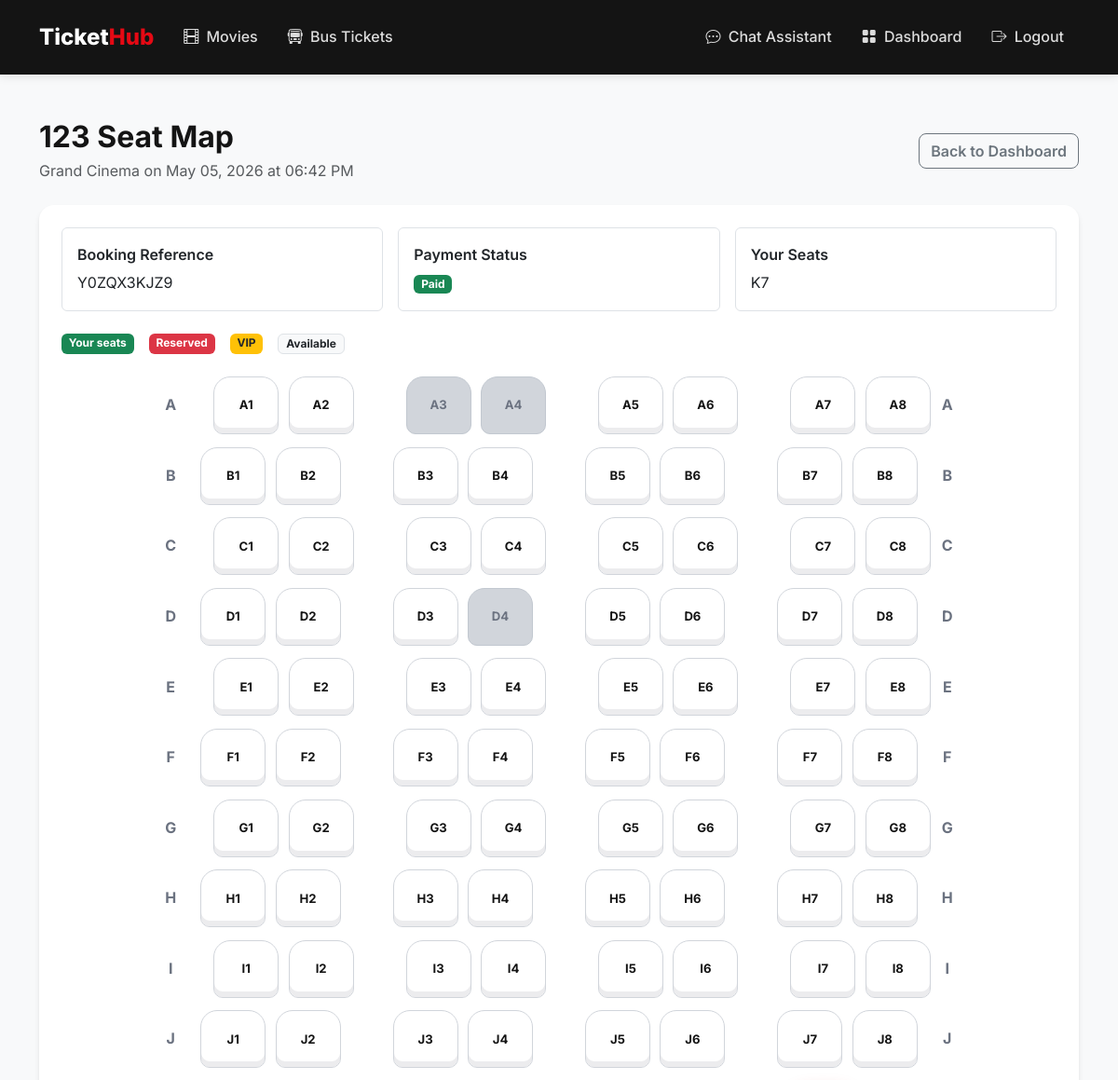
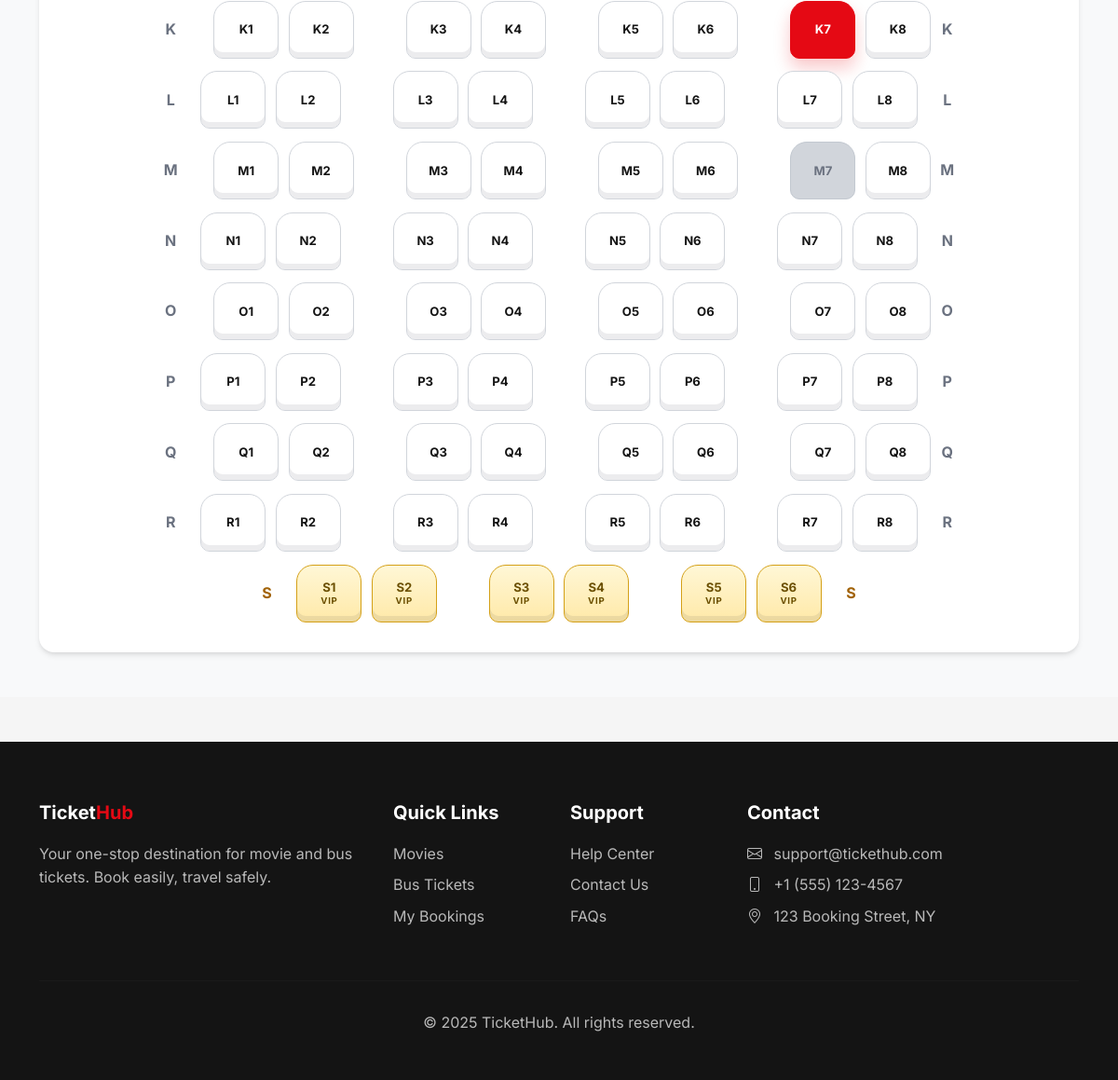
The page /booking/movie/8/seat-history (signed in) on the database its author committed (2 pictures, top to bottom).
### flask_app/app.py (models this page shows)
class MovieBooking(db.Model):
    id = db.Column(db.Integer, primary_key=True)
    user_id = db.Column(db.Integer, db.ForeignKey('user.id'), nullable=False)
    showtime_id = db.Column(db.Integer, db.ForeignKey('showtime.id'), nullable=False)
    num_tickets = db.Column(db.Integer, nullable=False)
    seat_numbers = db.Column(db.String(200))
    total_amount = db.Column(db.Float, nullable=False)
    payment_status = db.Column(db.String(20), default='pending')  # pending, completed, failed, refunded
    payment_method = db.Column(db.String(20))     # 'card', 'gcash', 'paymaya', 'paypal'
    payment_reference = db.Column(db.String(255)) # PayMongo source/payment id
    booking_reference = db.Column(db.String(20), unique=True)
    is_verified = db.Column(db.Boolean, default=False, nullable=False)
    verified_at = db.Column(db.DateTime, nullable=True)
    verified_by_id = db.Column(db.Integer, db.ForeignKey('user.id'), nullable=True)
    cancelled_at = db.Column(db.DateTime, nullable=True)
    cancelled_by_id = db.Column(db.Integer, db.ForeignKey('user.id'), nullable=True)
    cancellation_reason = db.Column(db.String(255), nullable=True)
    refund_reference = db.Column(db.String(255), nullable=True)
    refunded_at = db.Column(db.DateTime, nullable=True)
    created_at = db.Column(db.DateTime, default=datetime.utcnow)
    verified_by = db.relationship('User', foreign_keys=[verified_by_id], backref='verified_movie_bookings')
    cancelled_by = db.relationship('User', foreign_keys=[cancelled_by_id], backref='cancelled_movie_bookings')

### flask_app/app.py (the view)
@app.route('/booking/<booking_type>/<int:booking_id>/seat-history')
@login_required
def booking_seat_history(booking_type, booking_id):
    booking_type = str(booking_type or '').strip().lower()
    booking = get_booking_for_request(booking_type, booking_id)
    if not user_can_access_booking(current_user, booking):
        flash('You do not have permission to view this booking.', 'error')
        return redirect(url_for('dashboard'))
    seat_context = build_booking_seat_history_context(booking_type, booking)
    return render_template('dashboard/seat_history.html', booking=booking, booking_type=booking_type, seat_context=seat_context)

### flask_app/app.py (called while the page is built, shortened)
@app.after_request
def add_no_cache_headers(response):
    if request.endpoint != 'static':
        response.headers['Cache-Control'] = 'no-store, no-cache, must-revalidate, private, max-age=0'
        response.headers['Pragma'] = 'no-cache'
        response.headers['Expires'] = '0'
    return response

def get_booking_for_request(booking_type, booking_id):
    if booking_type == 'movie':
        return MovieBooking.query.get_or_404(booking_id)
    if booking_type == 'bus':
        return BusBooking.query.get_or_404(booking_id)
    raise ValueError('Invalid booking type')

@app.template_filter('payment_status_label')
def payment_status_label_filter(value):
    return payment_status_label(value)

@app.template_filter('payment_status_badge_class')
def payment_status_badge_class_filter(value):
    return payment_status_badge_class(value)

@login_manager.user_loader
def load_user(user_id):
    return User.query.get(int(user_id))

def normalize_cinema_layout_style(style):
    style_value = str(style or '').strip().lower()
    return style_value if style_value in CINEMA_LAYOUT_PRESETS else DEFAULT_CINEMA_LAYOUT_STYLE

def clamp_int(value, default=0, minimum=0, maximum=None):
    try:
        parsed = int(value)
    except (TypeError, ValueError):
        parsed = int(default)
    if parsed < minimum:
        parsed = minimum
    if maximum is not None and parsed > maximum:
        parsed = maximum
    return parsed

def clamp_amount(value, default=0.0, minimum=0.0):
    try:
        parsed = float(value)
    except (TypeError, ValueError):
        parsed = float(default)
    return parsed if parsed >= minimum else float(minimum)

def normalize_movie_seat_code(value):
    raw_value = str(value or '').strip().upper()
    if not raw_value:
        return ''
    match = re.fullmatch(r'(\d+)-(\d+)', raw_value)
    if match:
        row_num = int(match.group(1))
        col_num = int(match.group(2))
        if row_num > 0 and col_num > 0:
            return f'{row_num}-{col_num}'
        return ''

def get_showtime_total_seats(showtime):
    try:
        if showtime.cinema and showtime.cinema.total_seats:
            return int(showtime.cinema.total_seats)
    except Exception:
        pass
    return int(showtime.available_seats or 0)

def seat_row_to_letters(row_num):
    try:
        n = int(row_num)
    except Exception:
        return ''
    if n <= 0:
        return ''
    out = ''
    while n > 0:
        n, rem = divmod(n - 1, 26)
        out = chr(65 + rem) + out
    return out

### flask_app/templates/dashboard/seat_history.html (shortened to what this page needs)
{% extends 'base.html' %}
{% block content %}
<section class="py-5" style="background:#f8f9fa;">
    <div class="container">
        <div class="d-flex justify-content-between align-items-center mb-4 flex-wrap gap-3">
            <div>
                <h2 class="fw-bold mb-1">{{ seat_context.title }}</h2>
                <div class="text-muted">{{ seat_context.subtitle }}</div>
            </div>
            <a href="{{ url_for('dashboard') }}" class="btn btn-outline-secondary">Back to Dashboard</a>
        </div>
        <div class="card">
            <div class="card-body p-4">
                <div class="row g-3 mb-4">
                    <div class="col-md-4">
                        <div class="border rounded p-3 h-100">
                            <div class="fw-semibold mb-1">Booking Reference</div>
                            <div>{{ booking.booking_reference }}</div>
                        </div>
                    </div>
                    <div class="col-md-4">
                        <div class="border rounded p-3 h-100">
                            <div class="fw-semibold mb-1">Payment Status</div>
                            <span class="badge bg-{{ booking.payment_status|payment_status_badge_class }}">{{ booking.payment_status|payment_status_label }}</span>
                        </div>
                    </div>
                    <div class="col-md-4">
                        <div class="border rounded p-3 h-100">
                            <div class="fw-semibold mb-1">Your Seats</div>
                            <div>{{ seat_context.raw_selected_seats|join(', ') if seat_context.raw_selected_seats else 'To be assigned' }}</div>
                        </div>
                    </div>
                </div>
                {% if seat_context.layout_rows %}
                    <div class="d-flex gap-3 flex-wrap mb-4">
                        <span class="badge bg-success">Your seats</span>
                        <span class="badge bg-danger">Reserved</span>
                        <span class="badge bg-warning text-dark">VIP</span>
                        <span class="badge bg-light text-dark border">Available</span>
                    </div>
                    <div class="cinema-seat-map seat-layout-history">
                        {% for row in seat_context.layout_rows %}
                            {% if row.seat_count > 0 %}
                                <div class="cinema-seat-row {% if row.is_vip_row %}is-vip-row{% endif %}" style="--row-offset: {{ row.offset_units }}px;">
                                    <div class="cinema-row-label">{{ row.row_label }}</div>
                                    <div class="cinema-row-groups">
                                        {% for group in row.groups %}
                                            <div class="cinema-seat-group">
                                                {% for seat in group %}
                                                    {% set is_selected = seat.code in seat_context.selected_seats %}
                                                    {% set is_reserved = seat.code in seat_context.reserved_seats %}
                                                    {% set is_vip = seat.code in seat_context.vip_seats %}
                                                    <span class="cinema-seat history-seat {% if is_vip %}vip{% endif %} {% if is_selected %}selected{% elif is_reserved %}booked{% endif %}">
                                                        <span class="cinema-seat-number">{{ seat.display_label }}</span>
                                                        {% if is_vip %}
                                                            <span class="cinema-seat-tier">VIP</span>
                                                        {% endif %}
                                                    </span>
                                                {% endfor %}
                                            </div>
                                        {% endfor %}
                                    </div>
                                    <div class="cinema-row-label cinema-row-label-end">{{ row.row_label }}</div>
                                </div>
                            {% endif %}
                        {% endfor %}
                    </div>
                {% endif %}
            </div>
        </div>
    </div>
</section>
{% endblock %}

### flask_app/static/css/main.css (style rules this page uses)
:root { --primary: #E50914; --primary-dark: #B20710; --secondary: #0A84FF; --dark: #141414; --dark-lighter: #1F1F1F; --gray-100: #F5F5F5; --gray-200: #E5E5E5; --gray-300: #D4D4D4; --gray-600: #6B7280; --gray-800: #2D2D2D; --success: #22C55E; --warning: #F59E0B; }
* { margin: 0; padding: 0; box-sizing: border-box; }
body { font-family: 'Inter', -apple-system, BlinkMacSystemFont, sans-serif; background-color: var(--gray-100); color: var(--dark); line-height: 1.6; }
.card { border: none; border-radius: 16px; box-shadow: 0 4px 6px -1px rgba(0,0,0,0.1), 0 2px 4px -1px rgba(0,0,0,0.06); transition: all 0.3s ease; overflow: hidden; }
.card { border-radius: 16px; box-shadow: 0 4px 12px rgba(0,0,0,0.07); border: none; }
.btn-outline-secondary { border-radius: 8px; font-weight: 600; }
.fw-bold { font-weight: 700 !important; }
.cinema-seat-map { display: flex; flex-direction: column; gap: 0.85rem; overflow-x: auto; padding-bottom: 0.5rem; }
.cinema-seat-row { display: flex; align-items: center; justify-content: center; gap: 1rem; }
.cinema-row-label { width: 2rem; text-align: center; font-weight: 700; color: var(--gray-600); flex-shrink: 0; }
.cinema-row-groups { display: flex; align-items: center; gap: 1rem; transform: translateX(var(--row-offset, 0px)); }
.cinema-seat-group { display: flex; gap: 0.65rem; }
.cinema-seat { appearance: none; min-width: 70px; height: 62px; border: 1px solid #d1d5db; border-radius: 18px 18px 10px 10px; background: #fff; color: var(--dark); display: inline-flex; flex-direction: column; align-items: center; justify-content: center; gap: 0.2rem; padding: 0.35rem 0.45rem; font-size: 0.78rem; font-weight: 700; line-height: 1; box-shadow: inset 0 -6px 0 rgba(17, 24, 39, 0.08); transition: transform 0.2s ease, border-color 0.2s ease, background 0.2s ease, box-shadow 0.2s ease; cursor: pointer; }
.cinema-seat.vip { border-color: #d4a017; background: linear-gradient(180deg, #fff7d6 0%, #ffe9a8 100%); color: #6b4f00; }
.cinema-seat.selected { background: var(--primary); border-color: var(--primary); color: #fff; box-shadow: 0 10px 18px rgba(229, 9, 20, 0.22); }
.cinema-seat.booked { background: #d1d5db; border-color: #c2c8d0; color: #6b7280; cursor: not-allowed; box-shadow: none; }
.cinema-seat-number { font-size: 0.82rem; }
.cinema-seat-tier { font-size: 0.6rem; letter-spacing: 0.08em; }
.is-vip-row .cinema-row-label { color: #a16207; }
.history-seat { cursor: default; pointer-events: none; }

### flask_app/templates/base.html (style rules this page uses)
:root { --primary: #E50914; --primary-dark: #B20710; --secondary: #0A84FF; --dark: #141414; --dark-lighter: #1F1F1F; --gray-100: #F5F5F5; --gray-200: #E5E5E5; --gray-300: #D4D4D4; --gray-600: #6B7280; --gray-800: #2D2D2D; --success: #22C55E; --warning: #F59E0B; }
* { margin: 0; padding: 0; box-sizing: border-box; }
body { font-family: 'Inter', -apple-system, BlinkMacSystemFont, sans-serif; background-color: var(--gray-100); color: var(--dark); line-height: 1.6; }
.card { border: none; border-radius: 16px; box-shadow: 0 4px 6px -1px rgba(0,0,0,0.1), 0 2px 4px -1px rgba(0,0,0,0.06); transition: all 0.3s ease; overflow: hidden; }

### rows shown on the page
MovieBooking: booking_reference "Y0ZQX3KJZ9", payment_status|payment_status_label "Paid"

### other values the page prints
{{ seat_context.title }} "123 Seat Map"
{{ seat_context.subtitle }} "Grand Cinema on May 05, 2026 at 06:42 PM"
{{ row.row_label }} "A" "B" "C" "D" "E" "F" "G" "H" "I" "J" "K" "L" "M" "N" "O" "P" "Q" "R" "S"
{{ seat.display_label }} "A1" "A2" "A3" "A4" "A5" "A6" "A7" "A8" "B1" "B2" "B3" "B4" "B5" "B6" "B7" "B8" "C1" "C2" "C3" "C4" "C5" "C6" "C7" "C8" "D1" "D2" "D3" "D4" "D5" "D6" "D7" "D8" "E1" "E2" "E3" "E4" "E5" "E6" "E7" "E8" "F1" "F2" "F3" "F4" "F5" "F6" "F7" "F8" "G1" "G2" "G3" "G4" "G5" "G6" "G7" "G8" "H1" "H2" "H3" "H4" "H5" "H6" "H7" "H8" "I1" "I2" "I3" "I4" "I5" "I6" "I7" "I8" "J1" "J2" "J3" "J4" "J5" "J6" "J7" "J8" "K1" "K2" "K3" "K4" "K5" "K6" "K7" "K8" "L1" "L2" "L3" "L4" "L5" "L6" "L7" "L8" "M1" "M2" "M3" "M4" "M5" "M6" "M7" "M8" "N1" "N2" "N3" "N4" "N5" "N6" "N7" "N8" "O1" "O2" "O3" "O4" "O5" "O6" "O7" "O8" "P1" "P2" "P3" "P4" "P5" "P6" "P7" "P8" "Q1" "Q2" "Q3" "Q4" "Q5" "Q6" "Q7" "Q8" "R1" "R2" "R3" "R4" "R5" "R6" "R7" "R8" "S1" "S2" "S3" "S4" "S5" "S6"
